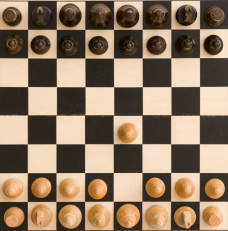
#> input picture finished_training/cropped.png, 228 x 231 px, found by its file name
$ python circle.py
#> lines starting #> are read from the running program, lines starting #| are printed output that depends on the picture; after the words box and inside, x2 and y2 are one past the last pixel; in counts of white or black regions, pixels touching at a corner belong together
import cv2
import numpy as np

def find_chessboard_lines_and_circles(image_path):
    # Load the image
    image = cv2.imread(image_path, cv2.IMREAD_COLOR)
#> image is the input picture: shape (231, 228, 3); mean B, G, R 99.7, 121.8, 142.9

    # Convert the image to grayscale
    gray = cv2.cvtColor(image, cv2.COLOR_BGR2GRAY)
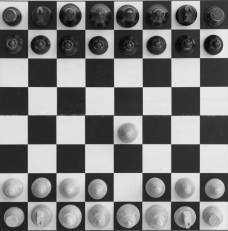
#> gray: shape (231, 228); min 1, max 249, mean 125.6

    # Apply GaussianBlur to reduce noise
    blurred = cv2.GaussianBlur(gray, (5, 5), 0)
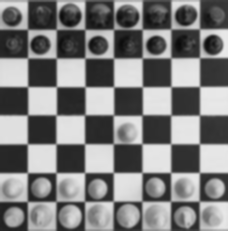
#> blurred: shape (231, 228); min 10, max 233, mean 125.6

    # Apply Canny edge detector
    edges = cv2.Canny(blurred, 50, 150)
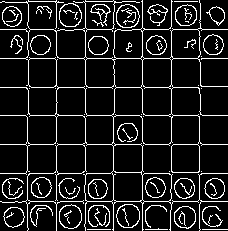
#> edges: shape (231, 228); 11.7% white in thin lines or dots

    # Hough line detection
    lines = cv2.HoughLines(edges, 1, np.pi / 180, threshold=100)
#> lines = 15 rows, first 8: [142, 0], [58, 1.57], [56, 0], [144, 1.57], [115, 1.57], [85, 0], [201, 1.57], [171, 0]

    # Draw the lines on a copy of the original image
    lines_image = image.copy()

    # Hough circle detection
    circles = cv2.HoughCircles(blurred, cv2.HOUGH_GRADIENT, dp=1, minDist=50, param1=100, param2=30, minRadius=10, maxRadius=50)
#> circles = [[127.5, 215.5, 11.1], [184.5, 216.5, 10.35], [69.5, 15.5, 11], [185.5, 14.5, 10.35], [126.5, 16.5, 12.2], [70.5, 215.5, 11.6], [13.5, 216.5, 10.5]]

    # Draw the circles on a copy of the original image
    circles_image = image.copy()
    if circles is not None:
        circles = np.uint16(np.around(circles))
#> circles = [[128, 216, 11], [184, 216, 10], [70, 16, 11], [186, 14, 10], [126, 16, 12], [70, 216, 12], [14, 216, 10]]
        for i in circles[0, :]:
            cv2.circle(circles_image, (i[0], i[1]), i[2], (0, 255, 0), 2)
#> this loop made 7 passes
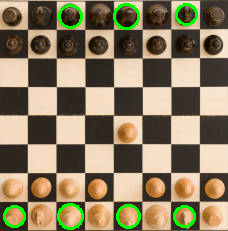
#> circles_image: shape (231, 228, 3); 2.73% of pixels changed, all inside (x1, y1, x2, y2) = (3, 3, 198, 230)

    # Display the results
    cv2.imshow("Lines Detection", lines_image)
    cv2.imshow("Circles Detection", circles_image)
    cv2.waitKey(0)
    cv2.destroyAllWindows()

# Specify the path to your image
image_path = '/Users/akash/Source/chessAI/Chessboard_Recognition/finished_training/cropped.png'

# Call the function to find chessboard lines and circles
find_chessboard_lines_and_circles(image_path)
